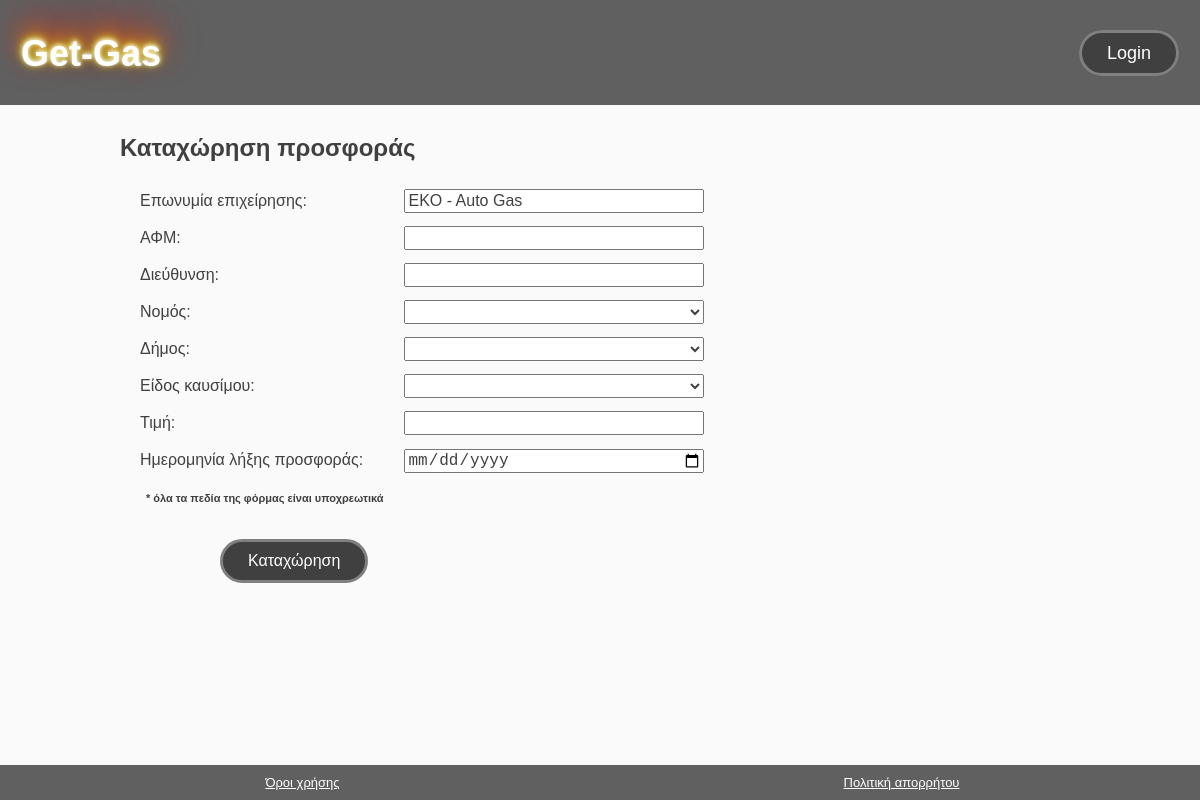
The app's page /submit, older data.
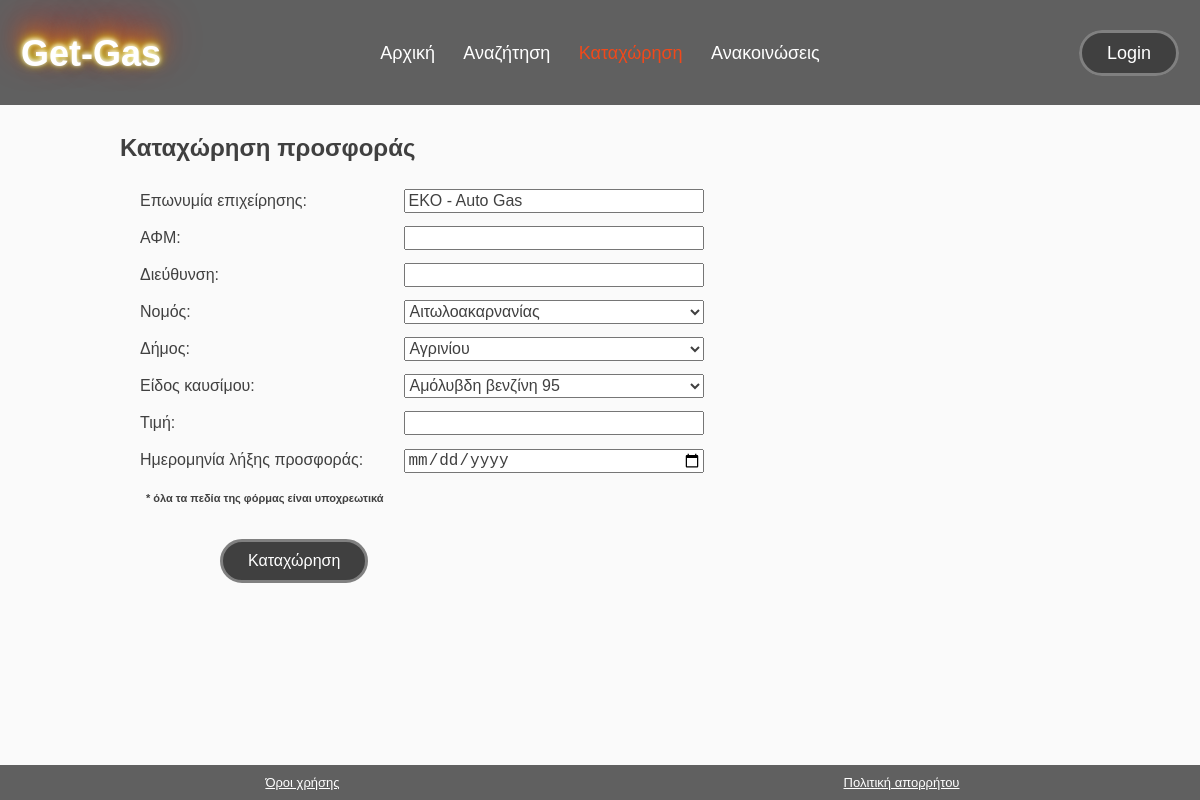
The same page, newer data.
### tables this page shows
CREATE TABLE IF NOT EXISTS `menu` (
  `id_menu` int NOT NULL AUTO_INCREMENT,
  `title_menu` varchar(255) NOT NULL,
  `controller_menu` varchar(255) NOT NULL,
  `menu_access` int NOT NULL,
  PRIMARY KEY (`id_menu`)
);

### app/Controllers/Submit.php (called while the page is built, shortened)
<?php
    class Submit{
        public function index($data = []){
            $data['title'] = 'Καταχώρηση';
            $menu = new Menu;
            $data['menu-items'] = $menu->find_all_data_from_db();
            $n = new Nomoi;
            $data['nomoi'] = $n->find_all_data_from_db();
            $k = new Kausimo;
            $data['kausima'] = $k->find_all_data_from_db();
            $d = new Dimos;
            $data['dimos'] = $d->find_all_data_from_db();
            $this->view('submit', $data);
        }
    }

### app/Core/App.php (called while the page is built, shortened)
<?php
    class App{
        private $method = 'index';
        public function __construct()
        {
            $url = $this->splitURL();
            $filename = "../app/Controllers/" . ucfirst($url[0]) . ".php";
            if (file_exists($filename)){
                unset($url[0]);
            }else {
                $this->controller = "_404";
                require "../app/Controllers/_404.php";
            }
            $controller = new $this->controller;
            call_user_func_array([$controller, $this->method], [$url]);
        }
        private function splitURL() {
            if (empty($_GET['url'])) {
                redirect('home');
            }else {
                $url = $_GET['url'];
                $url = (explode('/', $url));
                return $url;
            }
        }
    }

### public/index.php (called while the page is built, shortened)
<?php
    $app = new App;

### app/Core/Database.php (called while the page is built, shortened)
<?php
    trait Database {
        private function connect() {
            $string = "mysql:hostname=" . DB_HOST . ";dbname="  . DB_NAME;
            return new PDO($string, DB_USER, DB_PASS);
        }
        public function query($query, $query_data = []) {
            $con = $this->connect();
            $stm = $con->prepare($query);
            $check = $stm->execute($query_data);
            if ($check) {
                $result =  $stm->fetchAll(PDO::FETCH_OBJ);
                if (is_array($result) && count($result))  {
                    return $result;
                }
            }
            return false;
        }
    }

### app/Core/Model.php (called while the page is built, shortened)
<?php
    trait Model{
        public function find_all_data_from_db() {
            $query = "SELECT * FROM $this->db_table ORDER BY $this->order_col $this->order_type limit $this->limit offset $this->offset";
            return $this->query($query);
        }
    }

### app/Core/functions.php (called while the page is built, shortened)
<?php
    function check_if_current_page($m) {
        $current_page = basename($_SERVER['REQUEST_URI']);
        if ($current_page == $m) {
            return true;
        }
        return false;
    }

### app/Views/submit.view.php (the view)
<section id="submit-form" class="last-section-before-footer">
	<div class="container">
		<h1>Καταχώρηση προσφοράς</h1>
		<form accept-charset="UTF-8" action="login.php" autocomplete="on" method="POST">
			<div>
				<label for="name">Επωνυμία επιχείρησης:</label>
				<input type="text" name="name" value="EKO - Auto Gas" readonly />
			</div>
			<div>
				<label for="afm">ΑΦΜ:</label>
				<input type="number" name="afm" minlength="9" maxlength="9" readonly />
			</div>
			<div>
				<label for="address">Διεύθυνση:</label>
				<input type="text" name="address" readonly />
			</div>
			<div>
				<label for="submit-location-dropdown">Νομός:</label>
				<select name="submit-location-dropdown" class="submit-dropdown">
					<?php for ($i=0; $i<count($data['nomoi']); $i++) : ?>
						<option value="<?=$data['nomoi'][$i]->onomasia_nomou?>"><?=$data['nomoi'][$i]->onomasia_nomou?></option>
					<?php endfor;?>
				</select>
			</div>
			<div>
				<label for="submit-municipality-dropdown">Δήμος:</label>
				<select name="submit-municipality-dropdown" class="submit-dropdown">
					<?php for ($i=0; $i<count($data['dimos']); $i++) : ?>
						<option value="<?=$data['dimos'][$i]->name_dimos?>"><?=$data['dimos'][$i]->name_dimos?></option>
					<?php endfor;?>
				</select>
			</div>
			<div>
				<label for="submit-fuel-type-dropdown">Είδος καυσίμου:</label>
				<select name="submit-fuel-type-dropdown" class="submit-dropdown">
					<?php for ($i=0; $i<count($data['kausima']); $i++) : ?>
						<option value="<?=$data['kausima'][$i]->id_kausimou ?>"><?=$data['kausima'][$i]->tipos_kausimou?></option>
					<?php endfor;?>
				</select>
			</div>
			<div>
				<label for="price">Τιμή:</label>
				<input type="number" name="price" min="0" step=".01" required />
			</div>
			<div>
				<label for="uptodate">Ημερομηνία λήξης προσφοράς:</label>
				<input type="date" name="uptodate" required />
			</div>
			<div>
				<p id="note">* όλα τα πεδία της φόρμας είναι υποχρεωτικά</p>
			</div>
			<button type="submit" value="Submit" class="button">Καταχώρηση</button>
		</form>
	</div>
</section>

### app/Views/includes/header.php (shortened to what the changed rows need)
<!DOCTYPE html>
<html>
	<head>
		<link rel="stylesheet" type="text/css" href="<?=ROOT?>/assets/css/style.css">
	</head>
	<body>
		<header id="main-header">
			<table id="logo-nav-login">
				<tbody>
					<tr>
						<td>
							<h1 id="branding"><a href="<?=URL?>home">Get-Gas</a></h1>
						</td>
						<td>
							<nav>
								<ul>
									<?php
										for ($i=0; $i<count($data['menu-items']); $i++) {
											if (check_if_current_page($data['menu-items'][$i]->controller_menu)) : ?>
												<li class="current"><a href="<?=URL?><?=$data['menu-items'][$i]->controller_menu?>"><?=$data['menu-items'][$i]->title_menu?></a></li>
											<?php else :?>
												<li><a href="<?=URL?><?=$data['menu-items'][$i]->controller_menu?>"><?=$data['menu-items'][$i]->title_menu?></a></li>
											<?php endif;?>
										<?php
										}
									?>
								</ul>
							</nav>
						</td>
					</tr>
				</tbody>
			</table>
		</header>

Row changes from the older to the newer data that the page shows:
added menu: title_menu "Αρχική"
added menu: title_menu "Αναζήτηση"
added menu: title_menu "Καταχώρηση"
added menu: title_menu "Ανακοινώσεις"
Text that changed along with them:
form field submit-location-dropdown: (not shown) → "Αιτωλοακαρνανίας"
form field submit-municipality-dropdown: (not shown) → "Αγρινίου"
form field submit-fuel-type-dropdown: (not shown) → "Αμόλυβδη βενζίνη 95"
